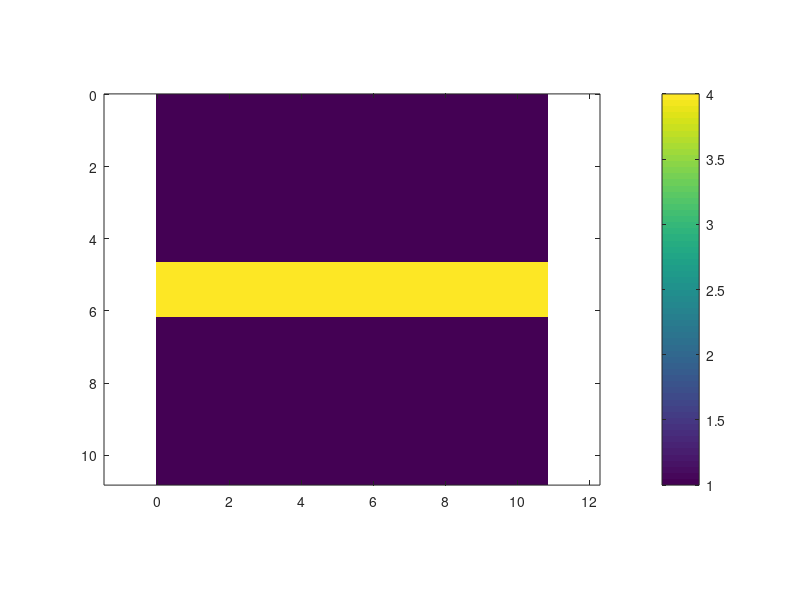

Recreate this plot in MATLAB. (Note: this script raises an error after producing the figure.)
% FinalGMRSimulation.m


% INITIALIZE MATLAB

close all;

clc;

clear all;


% UNITS

micrometers = 1;

nanometers  = 1e-3 * micrometers;


%%%%%%%%%%%%%%%%%%%%%%%%%%%%%%%%%%%%%%%%%%%%%%%%%%%%%%%%%%%%

%% DASHBOARD

%%%%%%%%%%%%%%%%%%%%%%%%%%%%%%%%%%%%%%%%%%%%%%%%%%%%%%%%%%%%


% SOURCE WAVELENGTH

lam0 = 1.55 * micrometers;


% SLAB WAVEGUIDE PARAMETERS

nslab = 2.0;

nclad = 1.0;

a     = 1*lam0;


% GRID PARAMETERS

Sx   = 5*lam0;

Sy   = 5*lam0;

NRES = 10;

NPML = [20 20 20 20];

nmax = max([nslab nclad]);


%%%%%%%%%%%%%%%%%%%%%%%%%%%%%%%%%%%%%%%%%%%%%%%%%%%%%%%%%%%%

%% COMPUTE OPTIMIZED GRID

%%%%%%%%%%%%%%%%%%%%%%%%%%%%%%%%%%%%%%%%%%%%%%%%%%%%%%%%%%%%


% FIRST GUESS AT RESOLUTION

dx = lam0/nmax/NRES;

dy = lam0/nmax/NRES;


% SNAP GRID TO CRITICAL DIMENSIONS

ny = ceil(a/dy);

dy = a/ny;

dx = dy;


% GRID SIZE

Nx = NPML(1) + ceil(Sx/dx) + NPML(2);

Sx = Nx*dx;

Ny = NPML(3) + ceil(Sy/dy) + NPML(4);

Sy = Ny*dy;


% 2X GRID

Nx2 = 2*Nx;     dx2 = dx/2;

Ny2 = 2*Ny;     dy2 = dy/2;


% GRID AXES

xa = [0:Nx-1]*dx;

ya = [0:Ny-1]*dy;

xa2 = [0:Nx2-1]*dx2;

ya2 = [0:Ny2-1]*dy2;


%%%%%%%%%%%%%%%%%%%%%%%%%%%%%%%%%%%%%%%%%%%%%%%%%%%%%%%%%%%%

%% BUILD DEVICE ON GRID

%%%%%%%%%%%%%%%%%%%%%%%%%%%%%%%%%%%%%%%%%%%%%%%%%%%%%%%%%%%%


% INITIALIZE MATERIALS

UR2 = ones(Nx2,Ny2);

ER2 = nclad^2 * ones(Nx2,Ny2);


% CREATE SLAB

ny  = round(a/dy2);

ny1 = 1 + floor((Ny2 - ny)/2);

ny2 = ny1 + ny - 1;

ER2(:,ny1:ny2) = nslab^2;


% SHOW ER2

imagesc(xa2,ya2,ER2');

axis equal tight;

colorbar;


%%%%%%%%%%%%%%%%%%%%%%%%%%%%%%%%%%%%%%%%%%%%%%%%%%%%%%%%%%%%

%% INCOPORATE PML

%%%%%%%%%%%%%%%%%%%%%%%%%%%%%%%%%%%%%%%%%%%%%%%%%%%%%%%%%%%%


% CALCULATE PML PARAMETERS

[sx,sy] = calcpml2d([Nx2 Ny2],2*NPML);


% INCORPORATE PML

ERxx = ER2 ./ sx .* sy;

ERyy = ER2 .* sx ./ sy;

ERzz = ER2 .* sx .* sy;


URxx = UR2 ./ sx .* sy;

URyy = UR2 .* sx ./ sy;

URzz = UR2 .* sx .* sy;


% PARSE TO 1X GRID

ERxx = ERxx(2:2:Nx2,1:2:Ny2);

ERyy = ERyy(1:2:Nx2,2:2:Ny2);

ERzz = ERzz(1:2:Nx2,1:2:Ny2);


URxx = URxx(1:2:Nx2,2:2:Ny2);

URyy = URyy(2:2:Nx2,1:2:Ny2);

URzz = URzz(2:2:Nx2,2:2:Ny2);


%%%%%%%%%%%%%%%%%%%%%%%%%%%%%%%%%%%%%%%%%%%%%%%%%%%%%%%%%%%%

%% CALCULATE SOURCE

%%%%%%%%%%%%%%%%%%%%%%%%%%%%%%%%%%%%%%%%%%%%%%%%%%%%%%%%%%%%


% EXTRACT 1D CROSS SECTION

nxs  = NPML(1) + 2;

ny1  = NPML(3) + 1;

ny2  = Ny - NPML(4);

erzz = ERzz(nxs,ny1:ny2);

urxx = URxx(nxs,ny1:ny2);

uryy = URyy(nxs,ny1:ny2);


% DIAGONALIZE MATERIALS

erzz = diag(sparse(erzz));

urxx = diag(sparse(urxx));

uryy = diag(sparse(uryy));


% BUILD DERIVATE MATRICES

k0 = 2*pi/lam0;

ny = ny2 - ny1 + 1;

[DEX,DEY,DHX,DHY] = yeeder2d([1 ny],k0*[dx dy],[0 0 0 0]);


% BUILD EIGEN-VALUE PROBLEM

A = - (DHY/urxx*DEY + erzz);

B = inv(uryy);


% SOLVE EIGEN-VALUE PROBLEM

[V,D] = eig(full(A),full(B));

D = diag(D);


% IDENTIFY FUNDAMENTAL MODE

Ez0 = V(:,1);

neff = sqrt(-D(1));


%%%%%%%%%%%%%%%%%%%%%%%%%%%%%%%%%%%%%%%%%%%%%%%%%%%%%%%%%%%%

%% FDFD ANALYSIS

%%%%%%%%%%%%%%%%%%%%%%%%%%%%%%%%%%%%%%%%%%%%%%%%%%%%%%%%%%%%


% BUILD DERIVATE MATRICES

[DEX,DEY,DHX,DHY] = yeeder2d([Nx Ny],k0*[dx dy],[0 0 0 0]);


% DIAGONALIZE MATERIALS

ERxx = diag(sparse(ERxx(:)));

ERyy = diag(sparse(ERyy(:)));

ERzz = diag(sparse(ERzz(:)));

URxx = diag(sparse(URxx(:)));

URyy = diag(sparse(URyy(:)));

URzz = diag(sparse(URzz(:)));


% BUILD WAVE MATRIX

A = DHX/URyy*DEX + DHY/URxx*DEY + ERzz;


% SOURCE FIELD

fsrc = zeros(Nx,Ny);

for nx = 1 : Nx
    
    fsrc(nx,ny1:ny2) = Ez0*exp(1i*k0*neff*nx*dx);
    
end


% Q

Q = zeros(Nx,Ny);

Q(1:nxs,:) = 1;

Q = diag(sparse(Q(:)));


% SOURCE VECTOR

b = (Q*A - A*Q)*fsrc(:);


% CALCULATE FIELD

f = A\b;

f = reshape(f,Nx,Ny);


imagesc(xa,ya,real(f)');

axis equal tight;

colorbar;